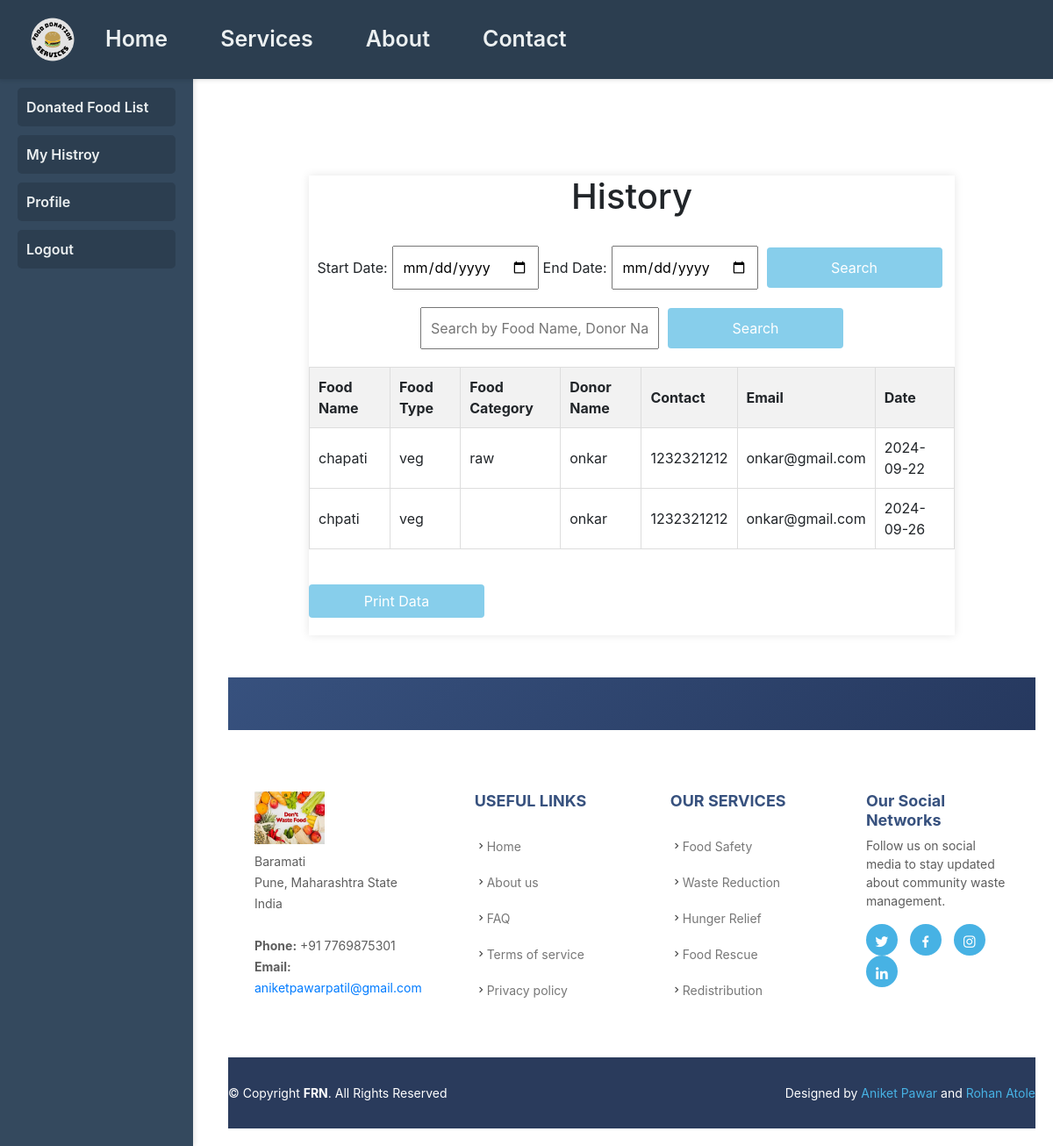
/charity/myhistroy.php (signed in), run on an earlier commit of the app's database.
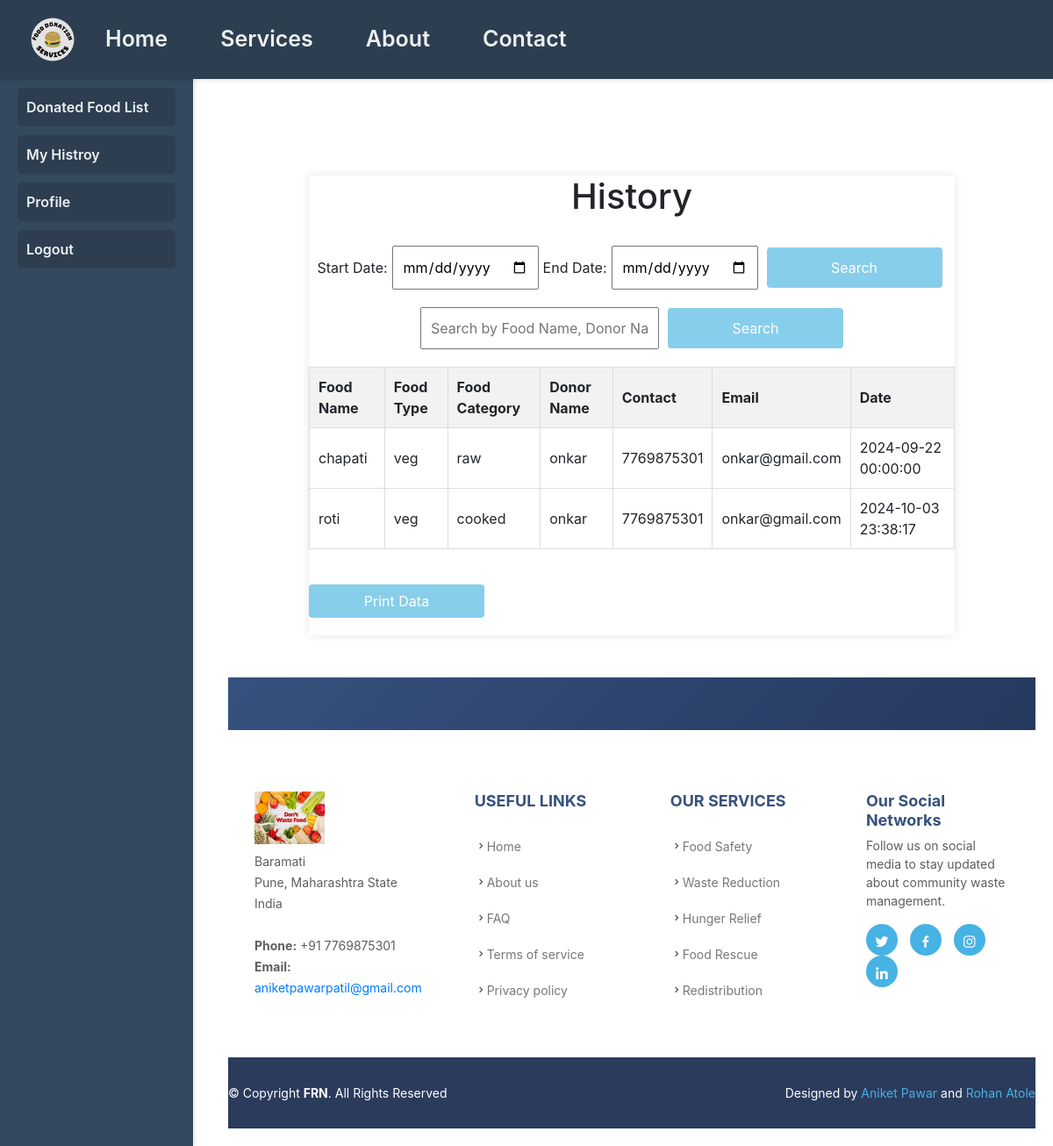
And on a later commit of the database.
### tables this page shows
CREATE TABLE `food` (
  `id` int(11) NOT NULL,
  `food_name` varchar(255) NOT NULL,
  `food_type` enum('veg','non-veg') NOT NULL,
  `food_category` enum('raw','cooked','packed') NOT NULL,
  `date` datetime NOT NULL DEFAULT current_timestamp(),
  `donor_id` int(11) NOT NULL,
  `status` enum('pending','accepted','assigned','rejected') NOT NULL DEFAULT 'pending',
  `charity_id` int(11) NOT NULL
);

CREATE TABLE `donor` (
  `id` int(11) NOT NULL,
  `full_name` varchar(255) NOT NULL,
  `address` varchar(255) NOT NULL,
  `email` varchar(255) NOT NULL,
  `gender` enum('male','female') NOT NULL,
  `contact` varchar(20) NOT NULL,
  `username` varchar(50) NOT NULL,
  `password` varchar(255) NOT NULL,
  `created_at` timestamp NOT NULL DEFAULT current_timestamp()
);

### charity/myhistroy.php (the view, shortened to what this page needs)
<?php
@include 'header.php';
@include 'conn1.php';
$id = $_SESSION['charity_id'];
$startDate = '';
$endDate = '';
$searchQuery = '';
$sql = "SELECT f.id AS food_id, food_name, food_type, food_category,
               full_name, contact, address, email, date
        FROM food f
        JOIN donor d ON f.donor_id = d.id
        WHERE charity_id = $id";
$result = $conn->query($sql);
$donations = [];
if ($result && $result->num_rows > 0) {
    while($row = $result->fetch_assoc()) {
        $donations[] = $row;
    }
}
?>
<!DOCTYPE html>
<html lang="en">
<head>
</head>
<body>
    <main>
        <div class="container15">
            <h1> History </h1>
            <br>
            <form method="POST" action="" class="form-inline">
                <label for="start_date">Start Date:</label>
                <input type="date" name="start_date" value="<?php echo htmlspecialchars($startDate); ?>" required>
                <label for="end_date">End Date:</label>
                <input type="date" name="end_date" value="<?php echo htmlspecialchars($endDate); ?>" required>
                <button type="submit" name="submit" class="btn">Search</button>
            </form>
            <form method="POST" action="" class="form-inline">
                <input type="text" name="search_query" placeholder="Search by Food Name, Donor Name, or Email" value="<?php echo htmlspecialchars($searchQuery); ?>">
                <button type="submit" name="search" class="btn">Search</button>
            </form>
            <?php if (count($donations) > 0): ?>
                <table id="donationTable">
                    <thead>
                        <tr>
                            <th>Food Name</th>
                            <th>Food Type</th>
                            <th>Food Category</th>
                            <th>Donor Name</th>
                            <th>Contact</th>
                            <th>Email</th>
                            <th>Date</th>
                        </tr>
                    </thead>
                    <tbody>
                        <?php foreach ($donations as $donation): ?>
                            <tr>
                                <td><?php echo htmlspecialchars($donation['food_name']); ?></td>
                                <td><?php echo htmlspecialchars($donation['food_type']); ?></td>
                                <td><?php echo htmlspecialchars($donation['food_category']); ?></td>
                                <td><?php echo htmlspecialchars($donation['full_name']); ?></td>
                                <td><?php echo htmlspecialchars($donation['contact']); ?></td>
                                <td><?php echo htmlspecialchars($donation['email']); ?></td>
                                <td><?php echo htmlspecialchars($donation['date']); ?></td>
                            </tr>
                        <?php endforeach; ?>
                    </tbody>
                </table>
                <button class="btn no-print" onclick="printTable()">Print Data</button>
            <?php else: ?>
                <p>No donation details available.</p>
            <?php endif; ?>
        </div>
        <br><br>
        <div class="footer">
    <?php @include'footer.php'; ?>
    </div>
    </main>
</body>
</html>

What changed in the data, as far as the page shows it:
removed food: food_name "chpati", food_type "veg", donor.full_name "onkar", donor.contact "1232321212", donor.email "onkar@gmail.com", date "2024-09-26"
changed food "chapati": donor.contact "1232321212" → "7769875301"; date "2024-09-22" → "2024-09-22 00:00:00"
added food: food_name "roti", food_type "veg", food_category "cooked", donor.full_name "onkar", donor.contact "7769875301", donor.email "onkar@gmail.com", date "2024-10-03 23:38:17"
